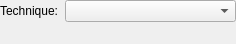
<?xml version="1.0" encoding="UTF-8"?>
<ui version="4.0">
 <class>qCjyxCPURayCastVolumeRenderingPropertiesWidget</class>
 <widget class="QWidget" name="qCjyxCPURayCastVolumeRenderingPropertiesWidget">
  <property name="geometry">
   <rect>
    <x>0</x>
    <y>0</y>
    <width>236</width>
    <height>44</height>
   </rect>
  </property>
  <property name="windowTitle">
   <string>GPU RayCast</string>
  </property>
  <layout class="QFormLayout" name="formLayout">
   <property name="leftMargin">
    <number>0</number>
   </property>
   <property name="topMargin">
    <number>0</number>
   </property>
   <property name="rightMargin">
    <number>0</number>
   </property>
   <property name="bottomMargin">
    <number>0</number>
   </property>
   <item row="0" column="0">
    <widget class="QLabel" name="RenderingTechniqueLabel">
     <property name="text">
      <string>Technique:</string>
     </property>
    </widget>
   </item>
   <item row="0" column="1">
    <widget class="QComboBox" name="RenderingTechniqueComboBox">
     <property name="toolTip">
      <string>Select ray casting technique for the views where the current volume is visible</string>
     </property>
    </widget>
   </item>
  </layout>
 </widget>
 <resources/>
 <connections/>
</ui>
